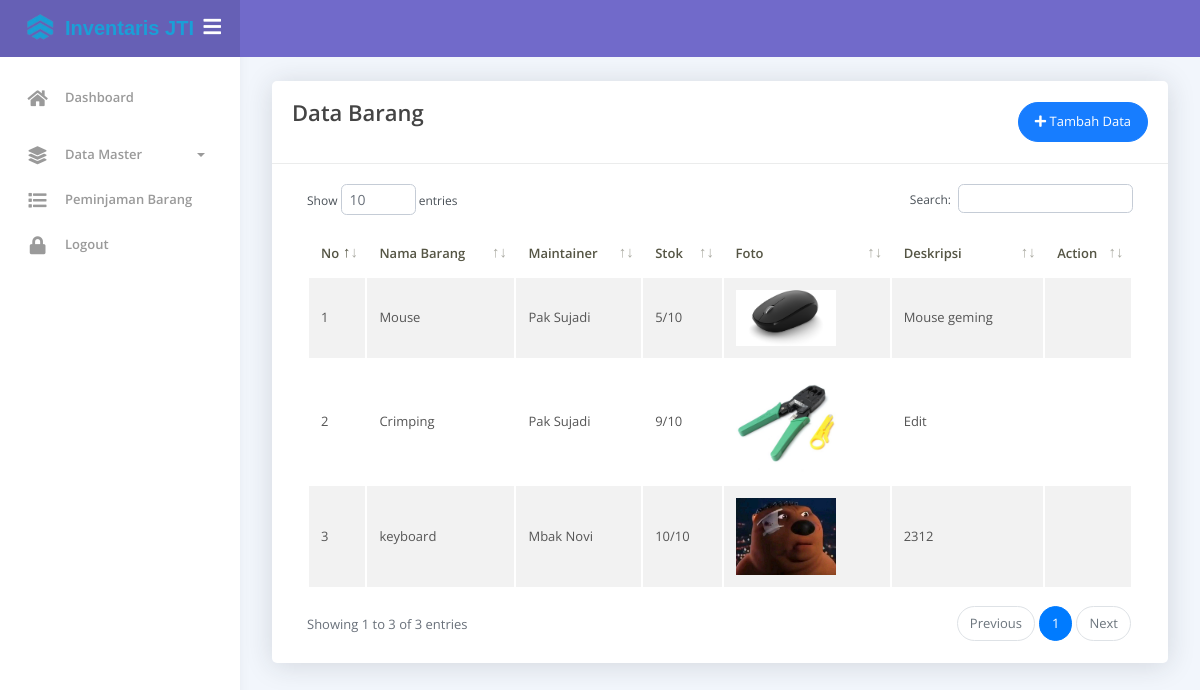
/ta/admin/index.php?view=databarang, run on the app's committed database.
### tables this page shows
CREATE TABLE `barang` (
  `id_barang` varchar(10) NOT NULL,
  `nama_barang` varchar(30) NOT NULL,
  `maintainer` varchar(30) NOT NULL,
  `qty_tersedia` int(11) NOT NULL,
  `qty_total` int(11) NOT NULL,
  `foto_barang` blob NOT NULL,
  `deskripsi` text NOT NULL
);

### ta/admin/master/barang/databarang.php (the view, shortened to what this page needs)
<div class="main-panel">
	<div class="content">
		<div class="page-inner">
<div class="row">
	<div class="col-md-12">
		<div class="card">
			<div class="card-header">
				<div class="d-flex align-items-center">
					<h4 class="page-title">Data Barang</h4>
					<button class="btn btn-primary btn-round ml-auto" data-toggle="modal" data-target="#modalAddBarang">
						<i class="fa fa-plus"></i>  Tambah Data
					</button>
				</div>
			</div>
		<div class="card-body">
			<div class="table-responsive">
				<table id="add-row" class="display table table-striped table-hover" >
					<thead>
						<tr>
							<th>No</th>
							<th>Nama Barang</th>
							<th>Maintainer</th>
							<th>Stok</th>
							<th>Foto</th>
							<th>Deskripsi</th>
							<th>Action</th>
						</tr>
					</thead>
					<tbody>
						<?php
							$no = 1;
							$query = mysqli_query($conn, 'SELECT * from barang INNER JOIN admin ON barang.maintainer = admin.nip;');
							while ($barang = mysqli_fetch_array($query)) {
						?>
						<tr>
							<td><?php echo $no++ ?></td>
							<td><?php echo $barang['nama_barang'] ?></td>
							<td><?php echo $barang['nama_lengkap'] ?></td>
							<td><?php echo $barang['qty_tersedia'] . '/' . $barang['qty_total']; ?></td>
							<td><img src="../assets/img/imgbarang/<?php echo $barang['foto_barang']; ?>" alt="Foto produk" style="max-width: 100px; max-height: 100px;"></td>
							<td><?php echo $barang['deskripsi'] ?></td>
							<td>
							</td>
						</tr>
						<?php } ?>
					</tbody>
				</table>
			</div>
		</div>
		</div>
		</div>
	</div>
	</div>
</div>
</div>

### ta/admin/index.php (shortened to what this page needs)
<?php
	include '../koneksi.php';
?>
<!DOCTYPE html>
	<html lang="en">
		<head>
			<link rel="stylesheet" href="../assets/css/bootstrap.min.css">
			<link rel="stylesheet" href="../assets/css/azzara.min.css">
			<link rel="stylesheet" href="../assets/css/style.css">
		</head>
		<body>
			<div class="wrapper">
				<div class="main-header" data-background-color="purple">
					<div class="logo-header">
   						<a href="#" class="logo">
							<img width="30" height="30" src="../assets/img/minilogo.png" alt="logo"><img src="../assets/img/newlogo.svg" alt="navbar brand" class="navbar-brand">
   						</a>
						<div class="navbar-minimize">
							<button class="btn btn-minimize btn-rounded">
								<i class="fa fa-bars"></i>
							</button>
						</div>
					</div>
				</div>
			<div class="sidebar">
				<div class="sidebar-wrapper scrollbar-inner">
					<div class="sidebar-content">
						<ul class="nav">
							<li class="nav-item">
								<a href="?view=dashboard">
									<i class="fas fa-home"></i>
									<p>Dashboard</p>
								</a>
							</li>
							<li class="nav-item">
								<a data-toggle="collapse" href="#base">
									<i class="fas fa-layer-group"></i>
									<p>Data Master</p>
									<span class="caret"></span>
								</a>
							</li>
							<li class="nav-item">
								<a href="?view=datapinjambarang">
									<i class="fas fa-list"></i>
									<p>Peminjaman Barang</p>
								</a>
							</li>
							<li class="nav-item">
								<a href="../logout.php">
									<i class="fas fa-lock"></i>
									<p>Logout</p>
								</a>
							</li>
						</ul>
					</div>
				</div>
			</div>
				<?php
					if(@$_GET['view']== '')
						include 'dashboard.php';
					elseif($_GET['view']=='dashboard')
						include 'dashboard.php';
					elseif($_GET['view']=='databarang')
						include 'master/barang/databarang.php';
					elseif($_GET['view']=='datamahasiswa')
						include 'master/akun/datamahasiswa.php';
					elseif($_GET['view']=='datapinjambarang')
						include 'peminjaman/datapinjambarang.php';
				?>
			</div>
		</body>
</html>

### ta/assets/css/style.css (style rules this page uses)
body { background-color: #f2f6fc; color: #69707a; }
.card { box-shadow: 0 0.15rem 1.75rem 0 rgb(33 40 50 / 15%); }
.card .card-header { font-weight: 500; }
.card-header:first-child { border-radius: 0.35rem 0.35rem 0 0; }
.card-header { padding: 1rem 1.35rem; margin-bottom: 0; background-color: rgba(33, 40, 50, 0.03); border-bottom: 1px solid rgba(33, 40, 50, 0.125); }

### data on the page
barang: nama_barang "Mouse", admin.nama_lengkap "Pak Sujadi", qty_tersedia "5", qty_total "10", foto_barang (picture), deskripsi "Mouse geming"
barang: nama_barang "Crimping", admin.nama_lengkap "Pak Sujadi", qty_tersedia "9", qty_total "10", foto_barang (picture), deskripsi "Edit"
barang: nama_barang "keyboard", admin.nama_lengkap "Mbak Novi", qty_tersedia "10", qty_total "10", foto_barang (picture), deskripsi "2312"
